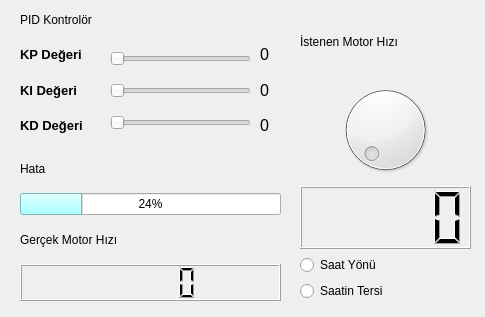
<?xml version="1.0" encoding="UTF-8"?>
<ui version="4.0">
 <class>Dialog</class>
 <widget class="QDialog" name="Dialog">
  <property name="geometry">
   <rect>
    <x>0</x>
    <y>0</y>
    <width>485</width>
    <height>317</height>
   </rect>
  </property>
  <property name="windowTitle">
   <string>Dialog</string>
  </property>
  <property name="autoFillBackground">
   <bool>false</bool>
  </property>
  <property name="styleSheet">
   <string notr="true">selection-background-color: rgb(170, 255, 255);</string>
  </property>
  <widget class="QWidget" name="layoutWidget">
   <property name="geometry">
    <rect>
     <x>300</x>
     <y>10</y>
     <width>171</width>
     <height>291</height>
    </rect>
   </property>
   <layout class="QVBoxLayout" name="verticalLayout_4">
    <item>
     <widget class="QLabel" name="label_4">
      <property name="text">
       <string>İstenen Motor Hızı</string>
      </property>
     </widget>
    </item>
    <item>
     <widget class="QDial" name="motorHiz">
      <property name="cursor">
       <cursorShape>OpenHandCursor</cursorShape>
      </property>
      <property name="maximum">
       <number>350</number>
      </property>
      <property name="singleStep">
       <number>10</number>
      </property>
     </widget>
    </item>
    <item>
     <widget class="QLCDNumber" name="hizGosterge"/>
    </item>
    <item>
     <widget class="QRadioButton" name="saatYonu">
      <property name="text">
       <string>Saat Yönü</string>
      </property>
     </widget>
    </item>
    <item>
     <widget class="QRadioButton" name="saatinTersi">
      <property name="text">
       <string>Saatin Tersi</string>
      </property>
     </widget>
    </item>
   </layout>
  </widget>
  <widget class="QWidget" name="layoutWidget">
   <property name="geometry">
    <rect>
     <x>20</x>
     <y>150</y>
     <width>261</width>
     <height>151</height>
    </rect>
   </property>
   <layout class="QVBoxLayout" name="verticalLayout_5">
    <item>
     <widget class="QLabel" name="label_7">
      <property name="text">
       <string>Hata </string>
      </property>
     </widget>
    </item>
    <item>
     <widget class="QProgressBar" name="hata">
      <property name="value">
       <number>24</number>
      </property>
     </widget>
    </item>
    <item>
     <widget class="QLabel" name="label_5">
      <property name="text">
       <string>Gerçek Motor Hızı</string>
      </property>
     </widget>
    </item>
    <item>
     <widget class="QLCDNumber" name="gercekHiz"/>
    </item>
   </layout>
  </widget>
  <widget class="QLabel" name="label_6">
   <property name="geometry">
    <rect>
     <x>20</x>
     <y>10</y>
     <width>75</width>
     <height>20</height>
    </rect>
   </property>
   <property name="text">
    <string>PID Kontrolör</string>
   </property>
  </widget>
  <widget class="QWidget" name="layoutWidget">
   <property name="geometry">
    <rect>
     <x>260</x>
     <y>40</y>
     <width>21</width>
     <height>101</height>
    </rect>
   </property>
   <layout class="QVBoxLayout" name="verticalLayout_6">
    <item>
     <widget class="QLabel" name="KP_value_text">
      <property name="text">
       <string>&lt;html&gt;&lt;head/&gt;&lt;body&gt;&lt;p&gt;&lt;span style=&quot; font-size:12pt;&quot;&gt;0&lt;/span&gt;&lt;/p&gt;&lt;/body&gt;&lt;/html&gt;</string>
      </property>
     </widget>
    </item>
    <item>
     <widget class="QLabel" name="KI_value_text">
      <property name="text">
       <string>&lt;html&gt;&lt;head/&gt;&lt;body&gt;&lt;p&gt;&lt;span style=&quot; font-size:12pt;&quot;&gt;0&lt;/span&gt;&lt;/p&gt;&lt;/body&gt;&lt;/html&gt;</string>
      </property>
     </widget>
    </item>
    <item>
     <widget class="QLabel" name="KD_value_text">
      <property name="text">
       <string>&lt;html&gt;&lt;head/&gt;&lt;body&gt;&lt;p&gt;&lt;span style=&quot; font-size:12pt;&quot;&gt;0&lt;/span&gt;&lt;/p&gt;&lt;/body&gt;&lt;/html&gt;</string>
      </property>
     </widget>
    </item>
   </layout>
  </widget>
  <widget class="QWidget" name="layoutWidget">
   <property name="geometry">
    <rect>
     <x>20</x>
     <y>40</y>
     <width>90</width>
     <height>101</height>
    </rect>
   </property>
   <layout class="QVBoxLayout" name="verticalLayout">
    <item>
     <widget class="QLabel" name="label">
      <property name="text">
       <string>&lt;html&gt;&lt;head/&gt;&lt;body&gt;&lt;p&gt;&lt;span style=&quot; font-size:10pt; font-weight:600;&quot;&gt;KP Değeri&lt;/span&gt;&lt;/p&gt;&lt;/body&gt;&lt;/html&gt;</string>
      </property>
      <property name="textFormat">
       <enum>Qt::AutoText</enum>
      </property>
     </widget>
    </item>
    <item>
     <widget class="QLabel" name="label_2">
      <property name="text">
       <string>&lt;html&gt;&lt;head/&gt;&lt;body&gt;&lt;p&gt;&lt;span style=&quot; font-size:10pt; font-weight:600;&quot;&gt;KI Değeri&lt;/span&gt;&lt;/p&gt;&lt;/body&gt;&lt;/html&gt;</string>
      </property>
     </widget>
    </item>
    <item>
     <widget class="QLabel" name="label_3">
      <property name="text">
       <string>&lt;html&gt;&lt;head/&gt;&lt;body&gt;&lt;p&gt;&lt;span style=&quot; font-size:10pt; font-weight:600;&quot;&gt;KD Değeri&lt;/span&gt;&lt;/p&gt;&lt;/body&gt;&lt;/html&gt;</string>
      </property>
     </widget>
    </item>
   </layout>
  </widget>
  <widget class="QWidget" name="layoutWidget">
   <property name="geometry">
    <rect>
     <x>110</x>
     <y>40</y>
     <width>141</width>
     <height>101</height>
    </rect>
   </property>
   <layout class="QVBoxLayout" name="verticalLayout_2">
    <item>
     <widget class="QSlider" name="KP_value">
      <property name="maximum">
       <number>100</number>
      </property>
      <property name="singleStep">
       <number>1</number>
      </property>
      <property name="orientation">
       <enum>Qt::Horizontal</enum>
      </property>
     </widget>
    </item>
    <item>
     <widget class="QSlider" name="KI_value">
      <property name="orientation">
       <enum>Qt::Horizontal</enum>
      </property>
     </widget>
    </item>
    <item>
     <widget class="QSlider" name="KD_value">
      <property name="orientation">
       <enum>Qt::Horizontal</enum>
      </property>
     </widget>
    </item>
   </layout>
  </widget>
 </widget>
 <resources/>
 <connections/>
</ui>
